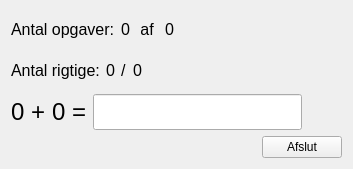
<?xml version="1.0" encoding="UTF-8"?>
<ui version="4.0">
 <class>PlusOpgaver</class>
 <widget class="QWidget" name="PlusOpgaver">
  <property name="geometry">
   <rect>
    <x>0</x>
    <y>0</y>
    <width>353</width>
    <height>169</height>
   </rect>
  </property>
  <property name="windowTitle">
   <string>Plus</string>
  </property>
  <layout class="QVBoxLayout" name="verticalLayout">
   <item>
    <layout class="QHBoxLayout" name="horizontalLayout_4">
     <item>
      <widget class="QLabel" name="labAntalText">
       <property name="font">
        <font>
         <pointsize>12</pointsize>
        </font>
       </property>
       <property name="text">
        <string>Antal opgaver:</string>
       </property>
      </widget>
     </item>
     <item>
      <widget class="QLabel" name="labSolved">
       <property name="font">
        <font>
         <pointsize>12</pointsize>
        </font>
       </property>
       <property name="text">
        <string notr="true">0</string>
       </property>
      </widget>
     </item>
     <item>
      <widget class="QLabel" name="labAfMax">
       <property name="font">
        <font>
         <pointsize>12</pointsize>
        </font>
       </property>
       <property name="text">
        <string> af </string>
       </property>
      </widget>
     </item>
     <item>
      <widget class="QLabel" name="labIalt">
       <property name="font">
        <font>
         <pointsize>12</pointsize>
        </font>
       </property>
       <property name="text">
        <string notr="true">0</string>
       </property>
      </widget>
     </item>
     <item>
      <spacer name="horizontalSpacer_4">
       <property name="orientation">
        <enum>Qt::Horizontal</enum>
       </property>
       <property name="sizeHint" stdset="0">
        <size>
         <width>40</width>
         <height>20</height>
        </size>
       </property>
      </spacer>
     </item>
    </layout>
   </item>
   <item>
    <layout class="QHBoxLayout" name="horizontalLayout">
     <item>
      <widget class="QLabel" name="labTextRigtige">
       <property name="font">
        <font>
         <pointsize>12</pointsize>
        </font>
       </property>
       <property name="text">
        <string>Antal rigtige:</string>
       </property>
      </widget>
     </item>
     <item>
      <widget class="QLabel" name="labRigtige">
       <property name="font">
        <font>
         <pointsize>12</pointsize>
        </font>
       </property>
       <property name="text">
        <string notr="true">0</string>
       </property>
      </widget>
     </item>
     <item>
      <widget class="QLabel" name="labAf">
       <property name="font">
        <font>
         <pointsize>12</pointsize>
        </font>
       </property>
       <property name="text">
        <string notr="true">/</string>
       </property>
      </widget>
     </item>
     <item>
      <widget class="QLabel" name="labMulige">
       <property name="font">
        <font>
         <pointsize>12</pointsize>
        </font>
       </property>
       <property name="text">
        <string notr="true">0</string>
       </property>
      </widget>
     </item>
     <item>
      <spacer name="horizontalSpacer">
       <property name="orientation">
        <enum>Qt::Horizontal</enum>
       </property>
       <property name="sizeHint" stdset="0">
        <size>
         <width>40</width>
         <height>20</height>
        </size>
       </property>
      </spacer>
     </item>
    </layout>
   </item>
   <item>
    <layout class="QHBoxLayout" name="horizontalLayout_2">
     <item>
      <widget class="QLabel" name="labTal1">
       <property name="font">
        <font>
         <pointsize>18</pointsize>
        </font>
       </property>
       <property name="text">
        <string notr="true">0</string>
       </property>
      </widget>
     </item>
     <item>
      <widget class="QLabel" name="labPlusTegfn">
       <property name="font">
        <font>
         <pointsize>18</pointsize>
        </font>
       </property>
       <property name="text">
        <string notr="true">+</string>
       </property>
      </widget>
     </item>
     <item>
      <widget class="QLabel" name="labTal2">
       <property name="font">
        <font>
         <pointsize>18</pointsize>
        </font>
       </property>
       <property name="text">
        <string notr="true">0</string>
       </property>
      </widget>
     </item>
     <item>
      <widget class="QLabel" name="labLigMed">
       <property name="font">
        <font>
         <pointsize>18</pointsize>
        </font>
       </property>
       <property name="text">
        <string notr="true">=</string>
       </property>
      </widget>
     </item>
     <item>
      <widget class="QLineEdit" name="leResult">
       <property name="font">
        <font>
         <pointsize>18</pointsize>
        </font>
       </property>
      </widget>
     </item>
     <item>
      <spacer name="horizontalSpacer_2">
       <property name="orientation">
        <enum>Qt::Horizontal</enum>
       </property>
       <property name="sizeHint" stdset="0">
        <size>
         <width>40</width>
         <height>20</height>
        </size>
       </property>
      </spacer>
     </item>
    </layout>
   </item>
   <item>
    <layout class="QHBoxLayout" name="horizontalLayout_3">
     <item>
      <spacer name="horizontalSpacer_3">
       <property name="orientation">
        <enum>Qt::Horizontal</enum>
       </property>
       <property name="sizeHint" stdset="0">
        <size>
         <width>40</width>
         <height>20</height>
        </size>
       </property>
      </spacer>
     </item>
     <item>
      <widget class="QPushButton" name="btnExit">
       <property name="text">
        <string>Afslut</string>
       </property>
      </widget>
     </item>
    </layout>
   </item>
  </layout>
 </widget>
 <resources/>
 <connections/>
</ui>
